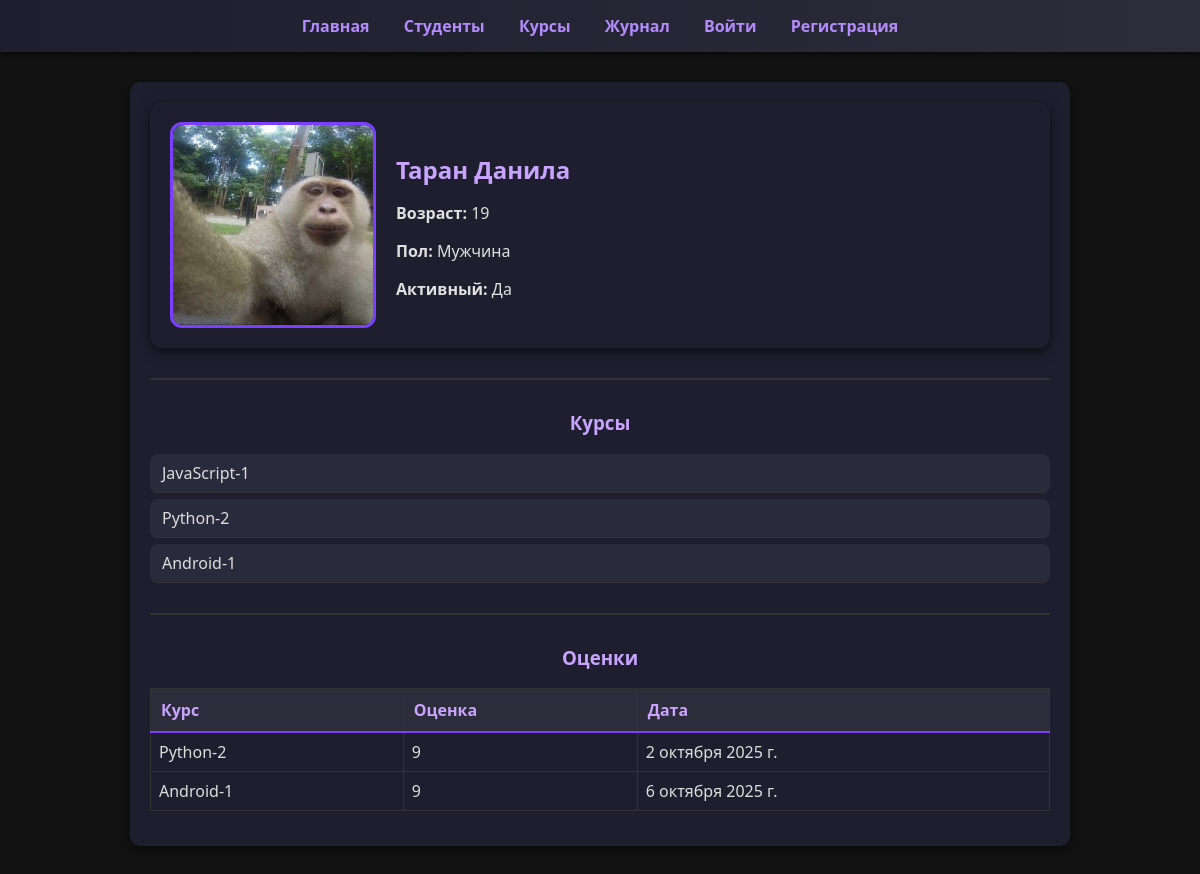
Page /students/7/ on the committed database.
### main/models.py (models this page shows, shortened)
class Student(models.Model):
    name = models.CharField(max_length=30, verbose_name="Имя")
    surname = models.CharField(max_length=30, verbose_name="Фамилия")
    age = models.SmallIntegerField(
        validators=[MinValueValidator(18), MaxValueValidator(100)],
        verbose_name="Возраст"
    )
    sex = models.CharField(
        max_length=10,
        choices=[('m', 'Мужчина'), ('f', 'Женщина')],
        verbose_name="Пол"
    )
    active = models.BooleanField(default=True, verbose_name="Активный")
    photo = models.ImageField(
        upload_to = 'students/',
        blank = True,
        null = True,
        verbose_name="Фото"
    )
    course = models.ManyToManyField("Course", blank=True, verbose_name="Курсы")

class Course(models.Model):
    langs = [
        ('py', 'Python'),
        ('js', 'JavaScript'),
        ('c', 'C++'),
        ('an', 'Android'),
    ]
    name = models.CharField(choices=langs, max_length=20, verbose_name="Курс")
    course_num = models.SmallIntegerField(default=1, verbose_name="Номер курса")
    start_date = models.DateField(null=True, verbose_name="Начало курса")
    end_date = models.DateField(null=True, verbose_name="Окончание курса")
    description = models.TextField(blank=True, verbose_name="Описание")
    def __str__(self):
        return f"{self.get_name_display()}-{self.course_num}"

class Grade(models.Model):
    person = models.ForeignKey(Student, on_delete=models.CASCADE, related_name="grades")
    course = models.ForeignKey(Course, on_delete=models.CASCADE, null=True)
    grade = models.PositiveSmallIntegerField(
        validators=[MinValueValidator(0), MaxValueValidator(100)],
        verbose_name="Оценка"
    )
    date = models.DateField(null=True, verbose_name="Дата оценки")
    date_add = models.DateField(auto_now_add=True)
    date_update = models.DateField(auto_now=True)

### main/views.py (the view)
# urls.py: path("students/<int:pk>/", views.student_detail, name="student_detail"),
def student_detail(request, pk):
    student = get_object_or_404(Student, pk=pk)
    return render(request, "students/student_detail.html", {"student": student})

### templates/students/student_detail.html (shortened to what this page needs)
{% extends "base.html" %}
{% block content %}
<div style="display:flex;
        align-items:center;
        gap:20px;
        background:#1e1e2f;
        padding:20px;
        border-radius:12px;
        box-shadow:0 4px 12px rgba(0,0,0,0.6);">
    {% if student.photo %}
        <img src="{{ student.photo.url }}" alt="Фото {{ student.name }}"
             style="width:200px;
             height:200px;
             object-fit:cover;
             border-radius:12px;
             border:3px solid #7a3fff;">
    {% endif %}
    <div>
        <h2 style="color:#c9a4ff; margin-bottom:10px;">
            {{ student.surname }} {{ student.name }}
        </h2>
        <p><b>Возраст:</b> {{ student.age }}</p>
        <p><b>Пол:</b> {{ student.get_sex_display }}</p>
        <p><b>Активный:</b> {{ student.active|yesno:"Да,Нет" }}</p>
    </div>
</div>
<hr style="margin:30px 0; border:1px solid #333;">
<h3 style="color:#c9a4ff;">Курсы</h3>
<ul style="list-style:none; padding:0; margin:0;">
{% for c in student.course.all %}
    <li style="margin:6px 0;
        background:#2a2a3d;
        padding:8px 12px;
        border-radius:8px;
        color:#ddd;">
        {{ c }}
    </li>
{% empty %}
    <li style="color:#888;">Нет курсов</li>
{% endfor %}
</ul>
<hr style="margin:30px 0;
    border:1px solid #333;">
<h3 style="color:#c9a4ff;">Оценки</h3>
<table style="width:100%; border-collapse:collapse; margin-top:15px;">
    <thead>
        <tr style="background:#2a2a3d; color:#c9a4ff;">
            <th style="padding:10px; border-bottom:2px solid #7a3fff;">Курс</th>
            <th style="padding:10px; border-bottom:2px solid #7a3fff;">Оценка</th>
            <th style="padding:10px; border-bottom:2px solid #7a3fff;">Дата</th>
        </tr>
    </thead>
    <tbody>
        {% for g in student.grades.all %}
        <tr style="background:#1e1e2f; color:#ddd;">
            <td style="padding:8px; border-bottom:1px solid #333;">{{ g.course }}</td>
            <td style="padding:8px; border-bottom:1px solid #333;">{{ g.grade }}</td>
            <td style="padding:8px; border-bottom:1px solid #333;">{{ g.date }}</td>
        </tr>
        {% empty %}
        <tr>
            <td colspan="3" style="padding:15px; text-align:center; color:#888;">
                Нет оценок
            </td>
        </tr>
        {% endfor %}
    </tbody>
</table>
{% endblock %}

### static/css/style.css (style rules this page uses)
body { margin: 0; font-family: 'Segoe UI', Tahoma, sans-serif; background-color: #121212; color: #e0e0e0; }
h1, h2, h3 { color: #c9a4ff; text-align: center; }
ul, table { width: 100%; padding: 0; margin: 15px 0; }
ul li { list-style: none; padding: 10px; border-bottom: 1px solid #333; transition: background 0.3s ease; }
table { border-collapse: collapse; width: 100%; }
table th, table td { padding: 10px; border: 1px solid #333; text-align: left; }
table th { background-color: #2c2c3a; color: #c9a4ff; }

### rows in the picture
Student: photo (picture), surname "Таран", name "Данила", age "19", sex "Мужчина", active "Да"
Course: name+course_num "JavaScript-1"
Course: name+course_num "Python-2"
Course: name+course_num "Android-1"
Grade: course "Python-2", grade "9", date "2 октября 2025 г."
Grade: course "Android-1", grade "9", date "6 октября 2025 г."
